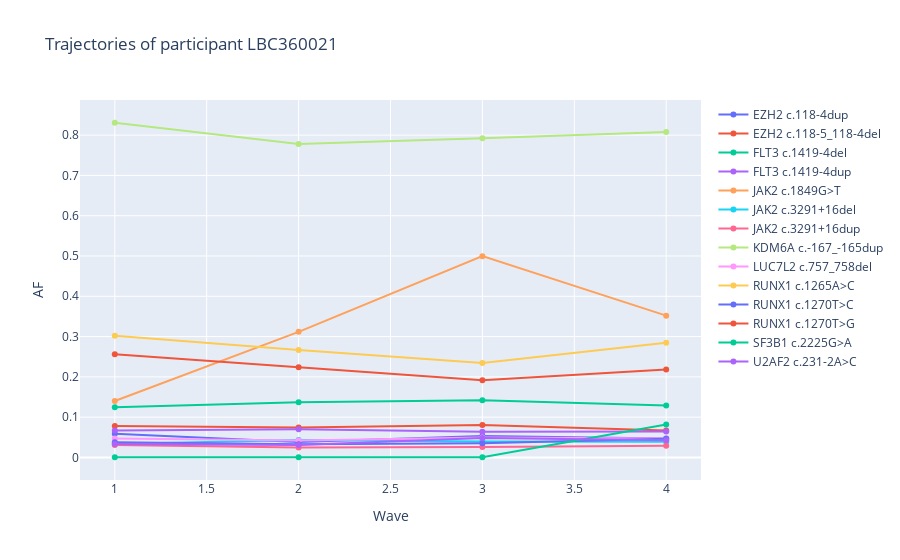

Notebook code for this chart:
### Code cell
# Plotting a participant using a participant's id
plot_id(lbc,'LBC360021', germline=True)

### Figure 1 — Plotly figure (JSON) as saved in the notebook; plotly's stock layout.template omitted (floating-point values rounded to 4 significant figures)
{"data": [{"mode": "lines+markers", "name": "EZH2 c.118-4dup", "type": "scatter", "x": [1, 2, 3, 4], "y": [0.0587, 0.0386, 0.053, 0.0471]}, {"mode": "lines+markers", "name": "EZH2 c.118-5_118-4del", "type": "scatter", "x": [1, 2, 3, 4], "y": [0.0778, 0.0745, 0.0806, 0.0672]}, {"mode": "lines+markers", "name": "FLT3 c.1419-4del", "type": "scatter", "x": [1, 2, 3, 4], "y": [0.1246, 0.1367, 0.1419, 0.1291]}, {"mode": "lines+markers", "name": "FLT3 c.1419-4dup", "type": "scatter", "x": [1, 2, 3, 4], "y": [0.0669, 0.0699, 0.0639, 0.0646]}, {"mode": "lines+markers", "name": "JAK2 c.1849G>T", "type": "scatter", "x": [1, 2, 3, 4], "y": [0.14, 0.3118, 0.4996, 0.352]}, {"mode": "lines+markers", "name": "JAK2 c.3291+16del", "type": "scatter", "x": [1, 2, 3, 4], "y": [0.0331, 0.0435, 0.0398, 0.0391]}, {"mode": "lines+markers", "name": "JAK2 c.3291+16dup", "type": "scatter", "x": [1, 2, 3, 4], "y": [0.0309, 0.0245, 0.0257, 0.0289]}, {"mode": "lines+markers", "name": "KDM6A c.-167_-165dup", "type": "scatter", "x": [1, 2, 3, 4], "y": [0.8307, 0.7782, 0.792, 0.8075]}, {"mode": "lines+markers", "name": "LUC7L2 c.757_758del", "type": "scatter", "x": [1, 2, 3, 4], "y": [0.047, 0.0423, 0.0497, 0.0469]}, {"mode": "lines+markers", "name": "RUNX1 c.1265A>C", "type": "scatter", "x": [1, 2, 3, 4], "y": [0.3023, 0.2669, 0.2343, 0.2848]}, {"mode": "lines+markers", "name": "RUNX1 c.1270T>C", "type": "scatter", "x": [1, 2, 3, 4], "y": [0.0376, 0.0327, 0.0351, 0.0465]}, {"mode": "lines+markers", "name": "RUNX1 c.1270T>G", "type": "scatter", "x": [1, 2, 3, 4], "y": [0.2563, 0.2237, 0.1917, 0.2181]}, {"mode": "lines+markers", "name": "SF3B1 c.2225G>A", "type": "scatter", "x": [1, 2, 3, 4], "y": [0.0007, 0.0005, 0.0005, 0.0816]}, {"mode": "lines+markers", "name": "U2AF2 c.231-2A>C", "type": "scatter", "x": [1, 2, 3, 4], "y": [0.0331, 0.0308, 0.0484, 0.0427]}], "layout": {"title": {"text": "Trajectories of participant LBC360021"}, "xaxis": {"title": {"text": "Wave"}}, "yaxis": {"title": {"text": "AF"}}}}
